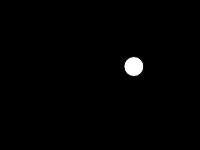
Frame 1 (no input)
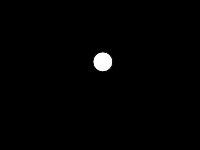
Frame 60 (no input)
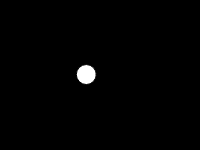
Frame 120 (the mouse pressed at the canvas centre since frame 60)

The p5.js sketch that drew these frames (run headless with seeded random() and noise() and a simulated clock; from frame 60 on, the mouse is pressed at the canvas centre):

// p5.js sketch
// ── sketch.js
function setup() {
  createCanvas(200, 150);
}

function draw() {
  background(0);
  let x = getNoisy(0,width);
  let y = getNoisy(20,height);
  
  ellipse(x,y,20)
}

function getNoisy(v,s){
  return map(noise(frameCount*2*0.002,v),0,1,0,s);
}
